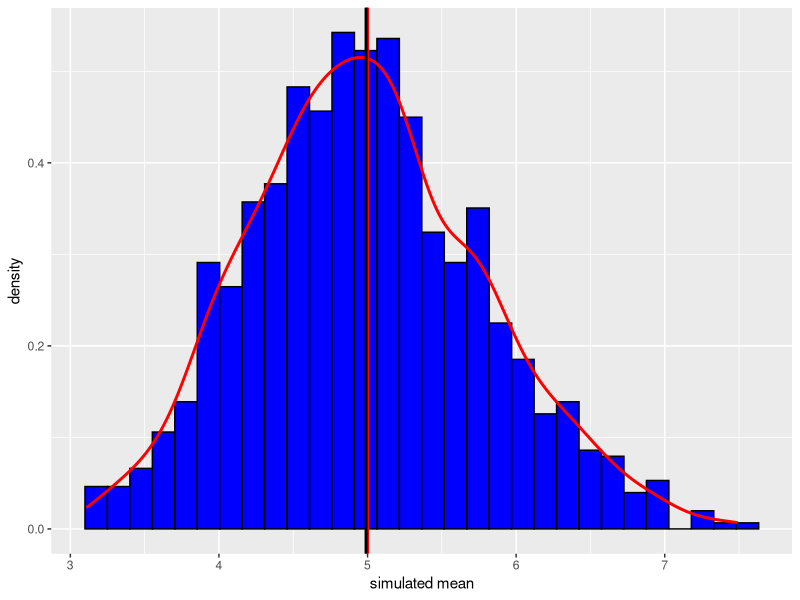
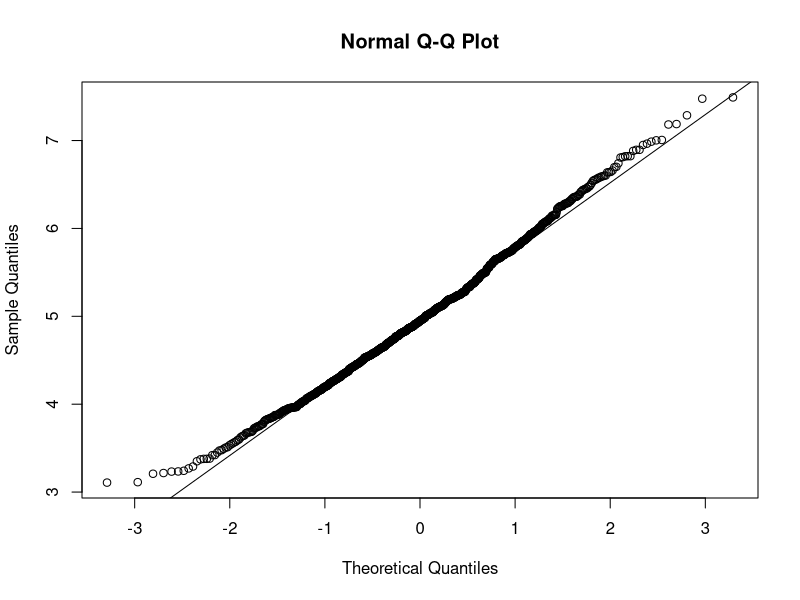

The R script that drew these images, in order:
## ---- chunk 1
knitr::opts_chunk$set(echo = TRUE)
## ---- chunk 2
set.seed(1)
mns_1000 <- c()
for(i in 1:1000){
    mns <- mean(rexp(n = 40,rate = 0.2))
    mns_1000 <- c(mns_1000, mns)
}

simMn <- mean(mns_1000)
varMn <- var(mns_1000)
## ---- chunk 3
theoMn <- 1/0.2
theoVar <- (1/0.2)^2 /40
## ---- chunk 4
library(ggplot2)
gplot <- data.frame(mns_1000)
m <- ggplot(gplot, aes(x = mns_1000)) + xlab("simulated mean")
m <- m + geom_histogram(aes(y=..density..), colour = "black", fill = "blue")
m + geom_density(colour = "red", size = 1) + geom_vline(xintercept = theoMn, color = "red", size =1) + geom_vline(xintercept = simMn, color = "black", size =1)
## ---- chunk 5
simConfIntervl <- round( simMn + c(-1,+1) * 1.96 * sd(mns_1000)/sqrt(40),3)
theoretiConfIntervl <- round(theoMn + c(-1,+1) * 1.96 * theoVar/sqrt(40),3)

simConfIntervl
theoretiConfIntervl
## ---- chunk 6
qqnorm(mns_1000)
qqline(mns_1000)
